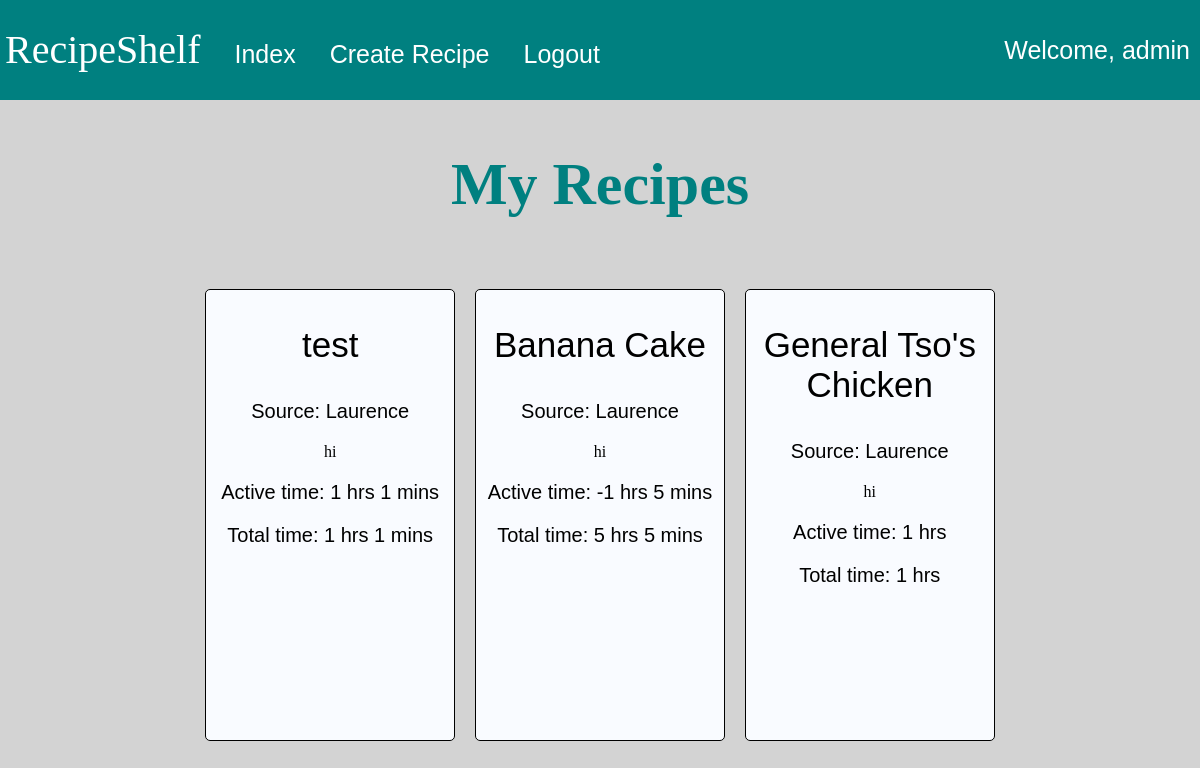
The page /recipes/index (signed in) on the database as committed earlier.
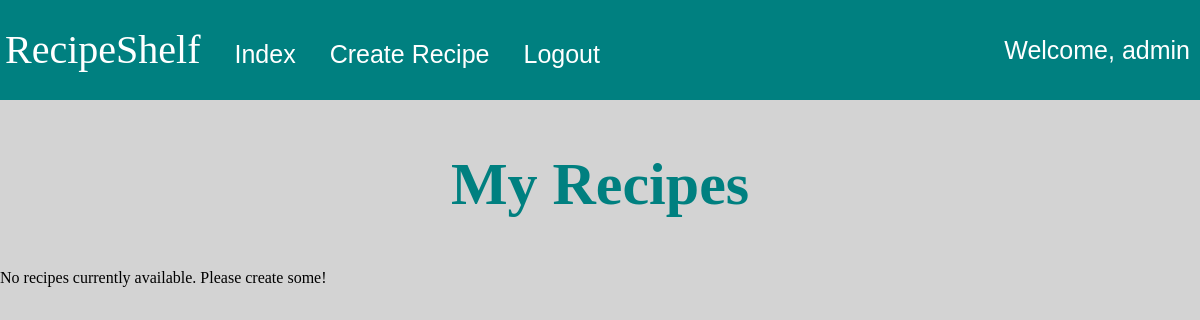
The same page on the database as committed later.
### recipes/models.py (models this page shows, shortened)
class RecipeCard(models.Model):
    user = models.ForeignKey(
        User,
        on_delete=models.CASCADE,
        related_name= 'recipe',
        null=True)
    recipe_name = models.CharField(max_length=50)
    source = models.CharField(max_length=50)
    servings = models.IntegerField()
    active_time_hours = models.IntegerField()
    active_time_minutes = models.IntegerField()
    total_time_hours = models.IntegerField()
    total_time_minutes = models.IntegerField()
    recipe_description = models.TextField(max_length=200)

### recipes/views.py (the view)
class IndexView(LoginRequiredMixin, ListView):
    login_url = 'recipes:homepage'
    model = RecipeCard
    template_name = 'recipes/recipe_index.html'
    context_object_name = 'recipes'
    def get_queryset(self):
        return RecipeCard.objects.filter(user=self.request.user)

### recipes/templates/recipes/recipe_index.html
{% extends 'recipes/base.html' %}
{% block content %}
{% load static %}
<link rel="stylesheet" type="text/css" href="{% static 'recipes/recipe_index_style.css' %}">
<h2>My Recipes</h2>
{% if recipes %}
<div class=outercontainer>
    {% for recipe in recipes %}
        <div class=recipebox onclick='location.href="{% url 'recipes:display_recipe' recipe.id %}";' style="cursor:pointer;">
            <p id=recipename>{{recipe.recipe_name}}</p>
            <p id=recipesource>Source: {{recipe.source}}</p>
            <p id=recipedesc>{{recipe.recipe_description}}</p>
            <p class=recipetimings>
                {% if recipe.active_time_hours == 0 %}
	                Active time: {{recipe.active_time_minutes}} mins
                {% elif recipe.active_time_minutes == 0 %}
	                Active time: {{recipe.active_time_hours}} hrs
                {% else %}
                    Active time: {{recipe.active_time_hours}} hrs {{recipe.active_time_minutes}} mins
                {% endif %}</p>
            <p class=recipetimings>
                {% if recipe.total_time_hours == 0 %}
	                Total time: {{recipe.total_time_minutes}} mins
                {% elif recipe.total_time_minutes == 0 %}
                    Total time: {{recipe.total_time_hours}} hrs
                {% else %}
                    Total time: {{recipe.total_time_hours}} hrs {{recipe.total_time_minutes}} mins
                {% endif %}</p>
        </div>
    {% endfor %}
</div>
{% else %}
    <p>No recipes currently available. Please create some!</p>
{% endif %}
{% endblock content %}

### recipes/templates/recipes/base.html (shortened to what this page needs)
<!DOCTYPE html>
{% load static %}
<link rel="stylesheet" type="text/css" href="{% static 'recipes/base_style.css' %}">
<html>
    <head>
    </head>
    <body>
        <div class="topnav">
            <a href = "{% url 'recipes:index' %}" id="logo">RecipeShelf</a>
            {% if request.user.is_authenticated %}
            <a href = "{% url 'recipes:index' %}">Index</a>
            <a href = "{% url 'recipes:create_recipe' %}">Create Recipe</a>
            <a href = "{% url 'recipes:logout' %}">Logout</a>
            <div id="welcomemsg">Welcome, {{ request.user }}</div>
            {% else %}
            <a href = "{% url 'recipes:signup' %}">Sign Up</a>
            <a href = "{% url 'recipes:login' %}">Login</a>
            {% endif %}
        </div>
    {% block content %}
    {% endblock content %}
    </body>
</html>

### recipes/static/recipes/base_style.css (style rules this page uses)
.topnav { background-color: teal; height: 100px; width: 100%; line-height: 100px; overflow: hidden; margin:0 }
.topnav a { display:inline-block; color: white; text-align: center; font-family: helvetica; padding-left: 30px; font-size: 25px; text-decoration: none; }
#logo { display:inline-block; padding-left: 5px; color: white; font-family: Foodpacker; font-size: 40px; text-align: center; }
a:not(#logo, .signup, .login):hover { text-decoration: underline; }
#welcomemsg { display:inline-block; float:right; padding-right: 10px; font-family: helvetica; color:white; font-size: 25px; }
body { margin: 0 }

### recipes/static/recipes/recipe_index_style.css (style rules this page uses)
h2 { font-family: Foodpacker; color: teal; text-align: center; font-size: 60px; }
body { background-color: lightgrey; }

Rows that differ between the two databases and show on the page:
removed RecipeCard: recipe_name "test", source "Laurence", recipe_description "hi", active_time_hours "1", active_time_minutes "1", total_time_hours "1", total_time_minutes "1"
removed RecipeCard: recipe_name "Banana Cake", source "Laurence", recipe_description "hi", active_time_hours "-1", active_time_minutes "5", total_time_hours "5", total_time_minutes "5"
removed RecipeCard: recipe_name "General Tso's Chicken", source "Laurence", recipe_description "hi", active_time_hours "1", total_time_hours "1"
Other text that changed with them:
text now shown: "No recipes currently available. Please create some!"
